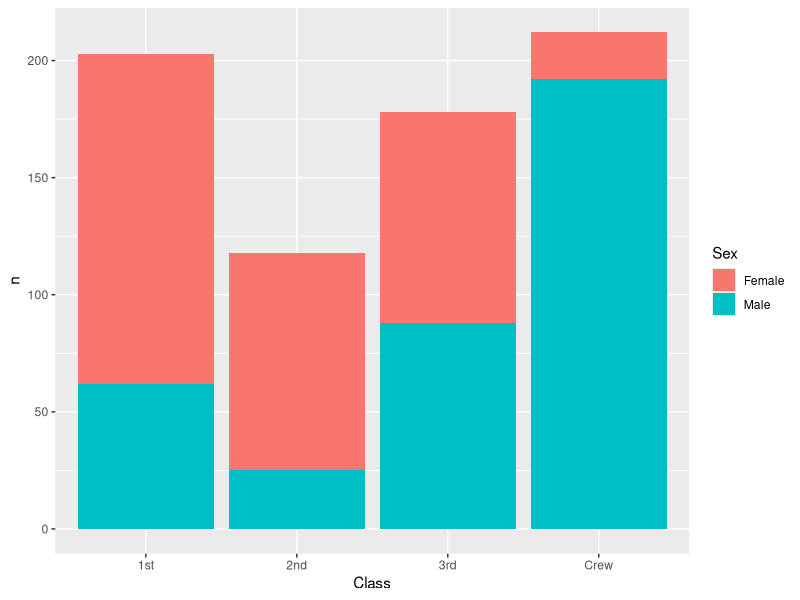
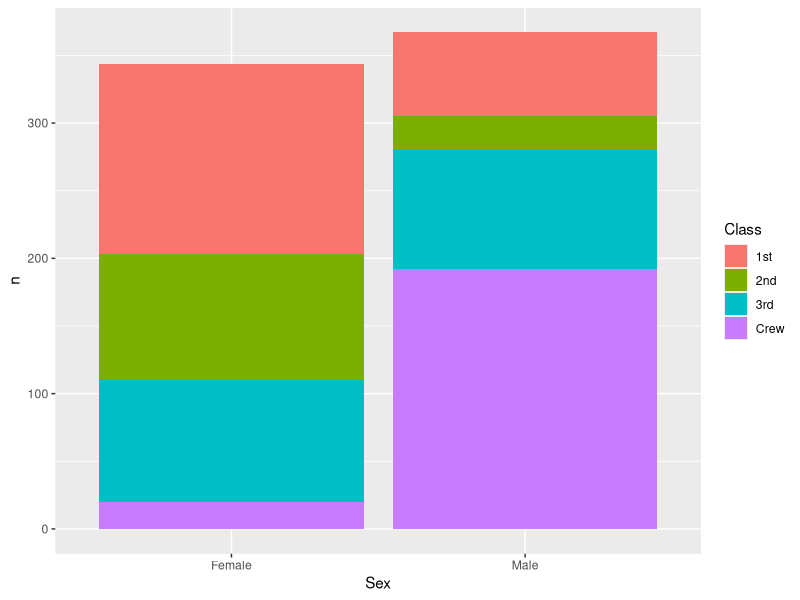
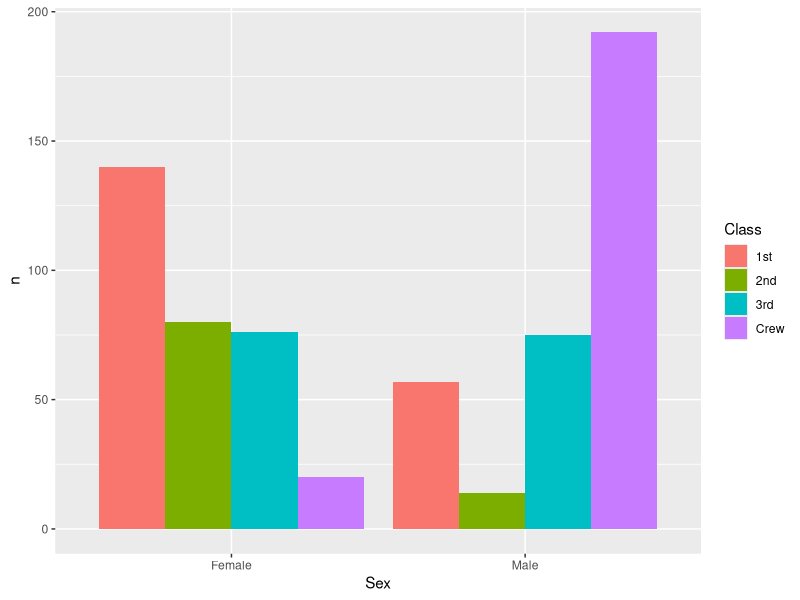
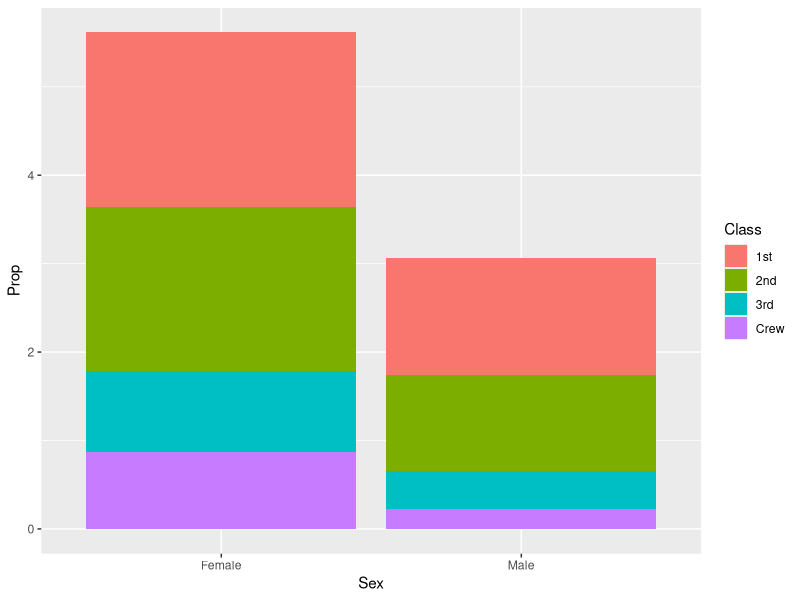
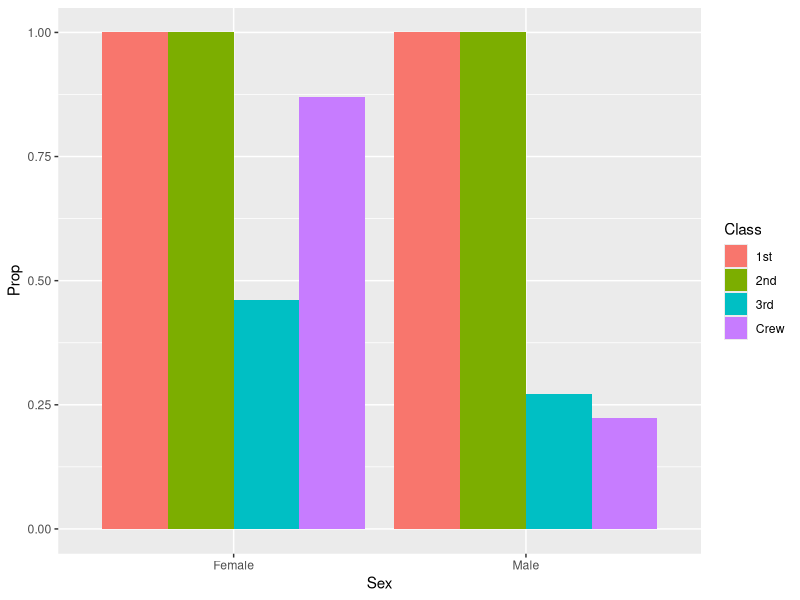
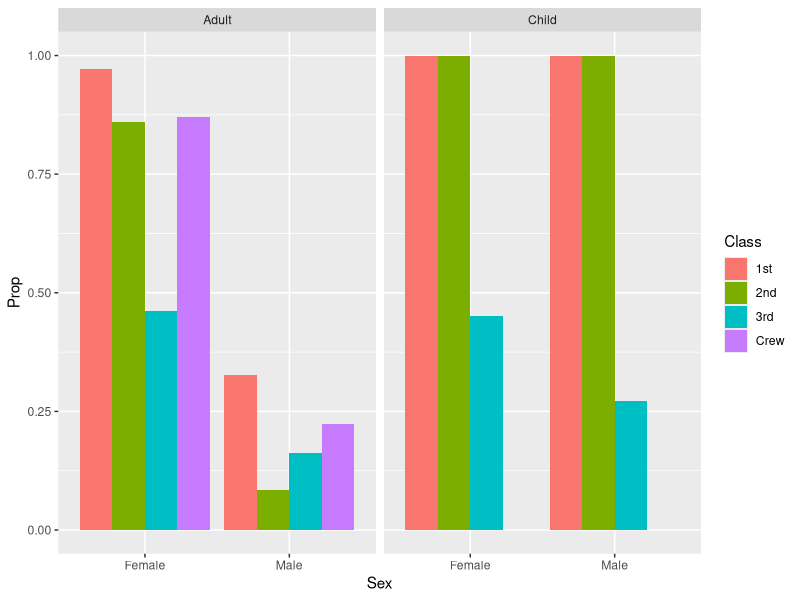

Recreate these plots in R, in order.
## ---- chunk 1
library(tidyverse)
# knitr options
knitr::opts_chunk$set(echo = TRUE)

df_titanic <- as_tibble(Titanic)
## ---- chunk 2
## TASK: Perform a `glimpse` of df_titanic
glimpse(df_titanic)
df_titanic
## ---- chunk 3
## NOTE: No need to edit! We'll cover how to
## do this calculation in a later exercise. 2224 acording to wiki
df_titanic %>% summarize(total = sum(n))
## ---- chunk 4
## TASK: Visualize counts against `Class` and `Sex`
 
df_titanic %>%
  filter(Survived == "Yes") %>% 
  ggplot() +
  geom_col(mapping = aes(x = Class, y = n, fill = Sex))

df_titanic %>%
  filter(Survived == "Yes") %>% 
  ggplot() +
  geom_col(mapping = aes(x = Sex, y = n, fill = Class))

df_titanic %>%
  filter(Survived == "Yes") %>% 
  ggplot() +
  geom_col(mapping = aes(x = Sex, y = n, fill = Class), position = "dodge")

## ---- chunk 5
## NOTE: No need to edit! We'll cover how to
## do this calculation in a later exercise.
df_prop <-
  df_titanic %>%
  group_by(Class, Sex, Age) %>%
  mutate(
    Total = sum(n),
    Prop = n / Total
  ) %>%
  ungroup()
df_prop
## ---- chunk 6
df_prop %>%
  filter(Survived == "Yes") %>% 
  ggplot() +
  geom_col(mapping = aes(x = Sex, y = Prop, fill = Class))

df_prop %>%
  filter(Survived == "Yes") %>% 
  ggplot() +
  geom_col(mapping = aes(x = Sex, y = Prop, fill = Class), position = "dodge")
## ---- chunk 7
df_prop %>%
  filter(Survived == "Yes") %>% 
  ggplot() +
  geom_col(mapping = aes(x = Sex, y = Prop, fill = Class), position = "dodge") +
  facet_wrap(~ Age)
